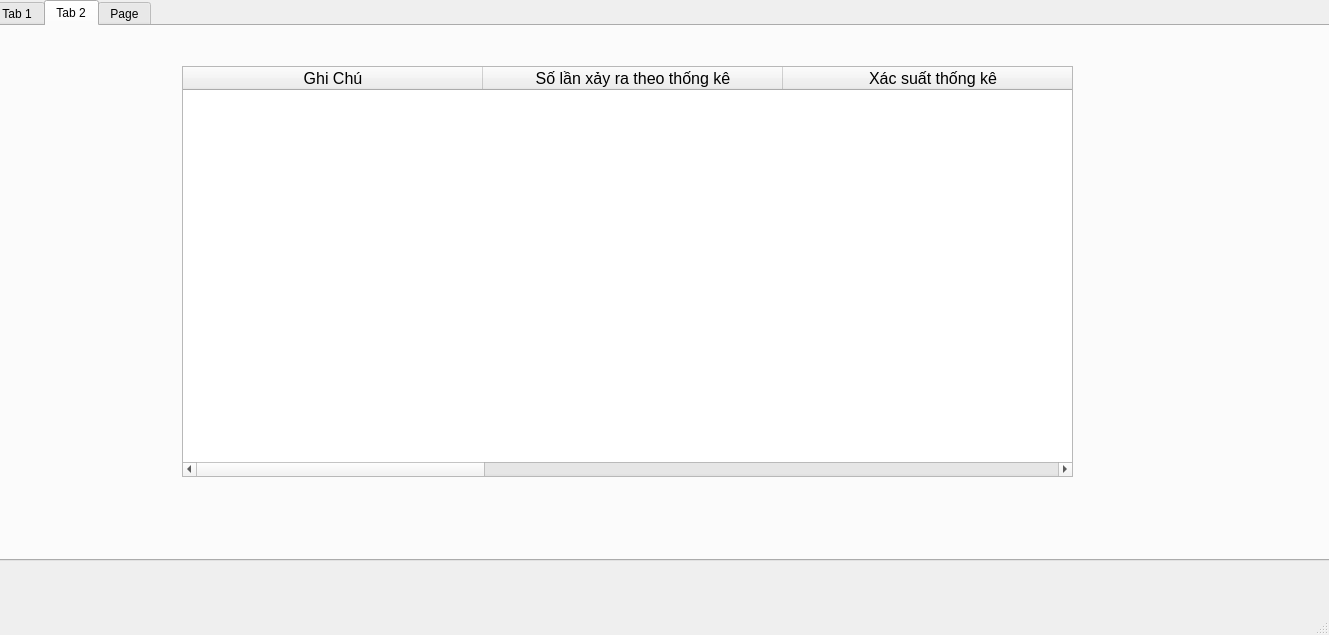
<?xml version="1.0" encoding="UTF-8"?>
<ui version="4.0">
 <class>MainWindow</class>
 <widget class="QMainWindow" name="MainWindow">
  <property name="geometry">
   <rect>
    <x>0</x>
    <y>0</y>
    <width>1329</width>
    <height>635</height>
   </rect>
  </property>
  <property name="windowTitle">
   <string>MainWindow</string>
  </property>
  <widget class="QWidget" name="centralwidget">
   <widget class="QTabWidget" name="tabWidget">
    <property name="geometry">
     <rect>
      <x>-10</x>
      <y>0</y>
      <width>1341</width>
      <height>561</height>
     </rect>
    </property>
    <property name="minimumSize">
     <size>
      <width>741</width>
      <height>0</height>
     </size>
    </property>
    <property name="currentIndex">
     <number>1</number>
    </property>
    <widget class="QWidget" name="tab">
     <attribute name="title">
      <string>Tab 1</string>
     </attribute>
     <widget class="QLabel" name="label">
      <property name="geometry">
       <rect>
        <x>350</x>
        <y>40</y>
        <width>131</width>
        <height>31</height>
       </rect>
      </property>
      <property name="text">
       <string>&lt;html&gt;&lt;head/&gt;&lt;body&gt;&lt;p&gt;&lt;span style=&quot; font-size:18pt;&quot;&gt;Số xúc sắc&lt;/span&gt;&lt;/p&gt;&lt;/body&gt;&lt;/html&gt;</string>
      </property>
     </widget>
     <widget class="QTextBrowser" name="textBrowser">
      <property name="geometry">
       <rect>
        <x>510</x>
        <y>370</y>
        <width>71</width>
        <height>31</height>
       </rect>
      </property>
     </widget>
     <widget class="QTableWidget" name="tableWidget">
      <property name="geometry">
       <rect>
        <x>340</x>
        <y>100</y>
        <width>631</width>
        <height>241</height>
       </rect>
      </property>
      <attribute name="horizontalHeaderCascadingSectionResizes">
       <bool>false</bool>
      </attribute>
      <attribute name="horizontalHeaderShowSortIndicator" stdset="0">
       <bool>false</bool>
      </attribute>
      <attribute name="horizontalHeaderStretchLastSection">
       <bool>true</bool>
      </attribute>
      <column>
       <property name="text">
        <string>Bầu </string>
       </property>
      </column>
      <column>
       <property name="text">
        <string>Cua</string>
       </property>
      </column>
      <column>
       <property name="text">
        <string>Tôm</string>
       </property>
      </column>
      <column>
       <property name="text">
        <string>Cá</string>
       </property>
      </column>
      <column>
       <property name="text">
        <string>Gà</string>
       </property>
      </column>
      <column>
       <property name="text">
        <string>Nai</string>
       </property>
      </column>
     </widget>
     <widget class="QLabel" name="label_2">
      <property name="geometry">
       <rect>
        <x>340</x>
        <y>370</y>
        <width>171</width>
        <height>31</height>
       </rect>
      </property>
      <property name="text">
       <string>&lt;html&gt;&lt;head/&gt;&lt;body&gt;&lt;p&gt;&lt;span style=&quot; font-size:18pt;&quot;&gt;Số Trường Hợp&lt;/span&gt;&lt;/p&gt;&lt;/body&gt;&lt;/html&gt;</string>
      </property>
     </widget>
     <widget class="QSpinBox" name="spinBox">
      <property name="geometry">
       <rect>
        <x>470</x>
        <y>40</y>
        <width>61</width>
        <height>31</height>
       </rect>
      </property>
      <property name="maximum">
       <number>9</number>
      </property>
     </widget>
     <widget class="QPushButton" name="pushButton_2">
      <property name="geometry">
       <rect>
        <x>820</x>
        <y>370</y>
        <width>151</width>
        <height>51</height>
       </rect>
      </property>
      <property name="text">
       <string>Run All</string>
      </property>
     </widget>
     <widget class="QPushButton" name="pushButton">
      <property name="geometry">
       <rect>
        <x>820</x>
        <y>30</y>
        <width>151</width>
        <height>51</height>
       </rect>
      </property>
      <property name="text">
       <string>Add Input</string>
      </property>
     </widget>
    </widget>
    <widget class="QWidget" name="tab_2">
     <attribute name="title">
      <string>Tab 2</string>
     </attribute>
     <widget class="QTableWidget" name="tableWidget_2">
      <property name="geometry">
       <rect>
        <x>190</x>
        <y>40</y>
        <width>891</width>
        <height>411</height>
       </rect>
      </property>
      <attribute name="horizontalHeaderCascadingSectionResizes">
       <bool>false</bool>
      </attribute>
      <attribute name="horizontalHeaderDefaultSectionSize">
       <number>300</number>
      </attribute>
      <attribute name="horizontalHeaderShowSortIndicator" stdset="0">
       <bool>false</bool>
      </attribute>
      <attribute name="horizontalHeaderStretchLastSection">
       <bool>true</bool>
      </attribute>
      <column>
       <property name="text">
        <string>Ghi Chú</string>
       </property>
       <property name="font">
        <font>
         <pointsize>12</pointsize>
        </font>
       </property>
       <property name="background">
        <color>
         <red>255</red>
         <green>170</green>
         <blue>255</blue>
        </color>
       </property>
       <property name="foreground">
        <brush brushstyle="SolidPattern">
         <color alpha="255">
          <red>0</red>
          <green>0</green>
          <blue>0</blue>
         </color>
        </brush>
       </property>
      </column>
      <column>
       <property name="text">
        <string>Số lần xảy ra theo thống kê</string>
       </property>
       <property name="font">
        <font>
         <pointsize>12</pointsize>
        </font>
       </property>
      </column>
      <column>
       <property name="text">
        <string>Xác suất thống kê</string>
       </property>
       <property name="font">
        <font>
         <pointsize>12</pointsize>
        </font>
       </property>
      </column>
      <column>
       <property name="text">
        <string>Hệ số của mỗi lần trúng</string>
       </property>
       <property name="font">
        <font>
         <pointsize>12</pointsize>
        </font>
       </property>
      </column>
      <column>
       <property name="text">
        <string>Tổng</string>
       </property>
       <property name="font">
        <font>
         <pointsize>12</pointsize>
        </font>
       </property>
      </column>
      <column>
       <property name="text">
        <string>Số xúc sắc ra mặt đơn đã chọn </string>
       </property>
       <property name="font">
        <font>
         <pointsize>12</pointsize>
        </font>
       </property>
      </column>
     </widget>
    </widget>
    <widget class="QWidget" name="tab_3">
     <attribute name="title">
      <string>Page</string>
     </attribute>
    </widget>
   </widget>
  </widget>
  <widget class="QMenuBar" name="menubar">
   <property name="geometry">
    <rect>
     <x>0</x>
     <y>0</y>
     <width>1329</width>
     <height>21</height>
    </rect>
   </property>
  </widget>
  <widget class="QStatusBar" name="statusbar"/>
 </widget>
 <resources/>
 <connections/>
</ui>
